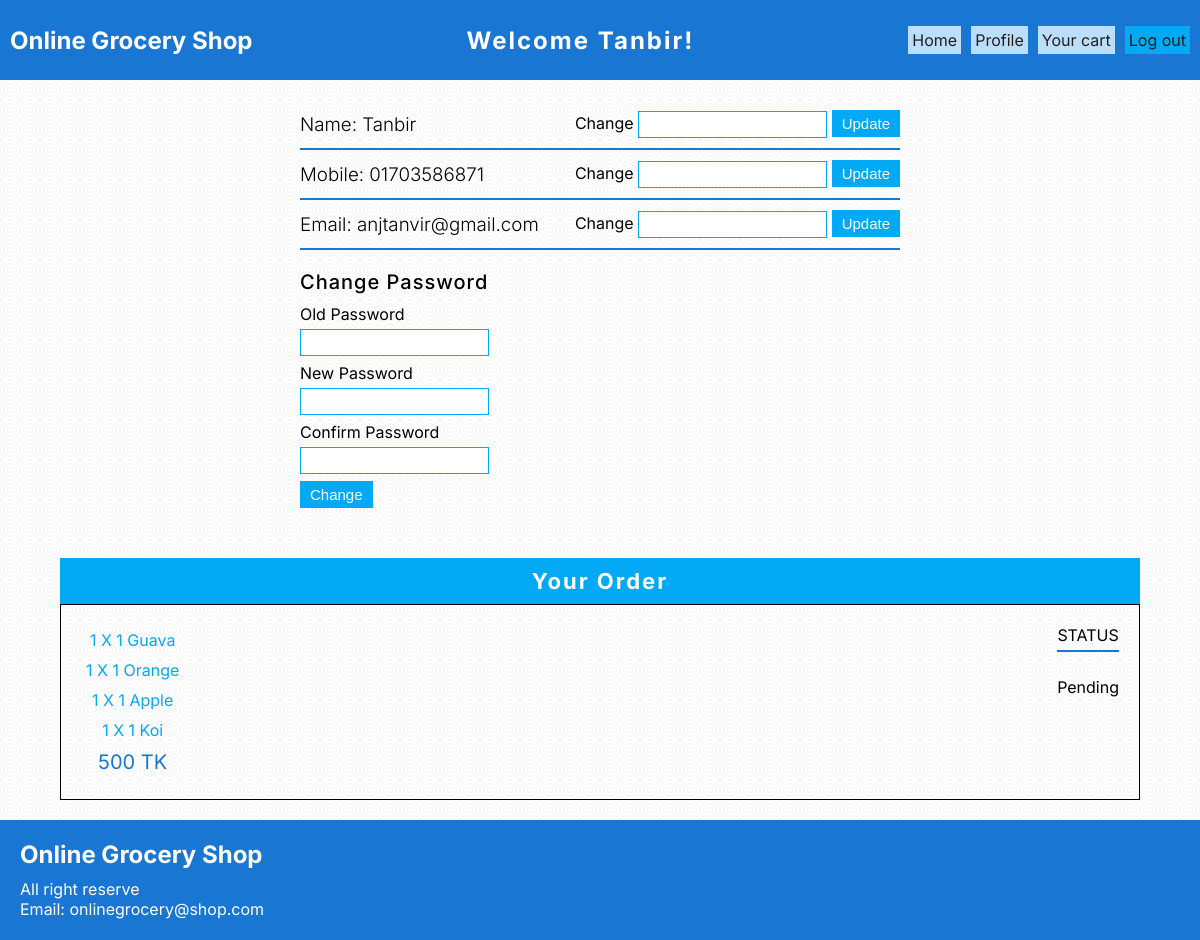
The app's page /profile.php (signed in) with its own data.
### tables this page shows
CREATE TABLE `user` (
  `user_id` int(11) NOT NULL,
  `user_name` varchar(255) NOT NULL,
  `user_phone` varchar(11) NOT NULL,
  `user_email` varchar(255) NOT NULL,
  `user_address` varchar(255) NOT NULL,
  `user_pwd` varchar(255) NOT NULL,
  `user_rule` varchar(255) NOT NULL DEFAULT 'user'
);

CREATE TABLE `orderdetails` (
  `cart_id` int(11) NOT NULL,
  `order_id` int(11) NOT NULL,
  `product_name` varchar(255) NOT NULL,
  `order_quantity` int(5) NOT NULL,
  `order_price` int(8) NOT NULL
);

CREATE TABLE `customerorder` (
  `order_id` int(11) NOT NULL,
  `user_id` int(11) NOT NULL,
  `order_date` date DEFAULT NULL,
  `order_phone` int(11) NOT NULL,
  `order_city` varchar(64) NOT NULL,
  `oder_details` varchar(255) NOT NULL,
  `order_status` varchar(50) NOT NULL,
  `order_price` int(11) NOT NULL
);

### class/db.class.php (called while the page is built)
<?php
class Db
{
    private $user = 'root';
    private $password = '';
    private $dsn = "mysql:host=localhost;dbname=testdb";
    public function connect()
    {
        try {
            $pdo = new PDO($this->dsn, $this->user, $this->password);
            $pdo->setAttribute(PDO::ATTR_DEFAULT_FETCH_MODE, PDO::FETCH_ASSOC);
            return $pdo;
        } catch (PDOException $e) {
            $error_message = $e->getMessage();
            echo $error_message;
        }
    }
}

### class/user.class.php (called while the page is built, shortened)
<?php
require_once "db.class.php";
class User extends Db
{
    public function getUser($email)
    {
        try {
            $sql = 'SELECT * FROM user where user_email = ?';
            $stmt = $this->connect()->prepare($sql);
            $stmt->execute([$email]);
            $result = $stmt->fetch(PDO::FETCH_ASSOC);
            $arr = array($result["user_id"], $result["user_name"], $result["user_phone"], $result["user_email"], $result["user_address"], $result["user_rule"]);
            return $arr;
        } catch (PDOException $e) {
            echo "Something went wrong!";
        }
    }
}

### class/order.class.php (called while the page is built, shortened)
<?php
require_once "db.class.php";
class Order extends Db
{
    public function getOrder($user_id)
    {
        try {
            $sql = "SELECT order_id from customerorder WHERE user_id = ?";
            $stmt = $this->connect()->prepare($sql);
            $stmt->execute([$user_id]);
            if ($result = $stmt->fetch()) {
                return $result['order_id'];
            } else {
                return -1;
            }
        } catch (PDOException $e) {
            echo $e->getMessage();
        }
    }
    public function getOrderDetails($user_id)
    {
        $result = array();
        try {
            $id = $this->getOrder($user_id);
            $sql = "SELECT * FROM orderdetails where order_id = ?";
            $stmt = $this->connect()->prepare($sql);
            $stmt->execute([$id]);
            $i = 0;
            while ($row = $stmt->fetch()) {
                $result[$i] = array($row['product_name'], $row['order_quantity'], $row['order_price']);
                $i++;
            }
            return $result;
        } catch (PDOException $e) {
            return $e->getMessage();
        }
    }
    public function getOrderInformation($userId)
    {
        try {
            $sql = "SELECT * FROM customerorder WHERE user_id = ?";
            $stmt = $this->connect()->prepare($sql);
            $stmt->execute([$userId]);
            while ($row = $stmt->fetch()) {
                $result = array($row['order_date'], $row['order_phone'], $row['order_city'], $row['oder_details'], $row['order_status'], $row['order_price']);
            }
            return $result;
        } catch (PDOException $e) {
            echo $e->getMessage();
        }
    }
}

### profile.php (the view, shortened to what this page needs)
<?php
require "includes/profile.inc.php";
?>
<!DOCTYPE html>
<html lang="en">
<head>
    <link rel="stylesheet" href="public/css/profile.css">
</head>
<body>
    <?php
    include "nav.php";
    ?>
    <main class="main">
        <form class="information" method="POST">
            <h3 class="information-para">Name: <span class="name"><?php echo $userName ?></span></h3>
            <div>
                <p style="display: inline;" class="c-para">Change</p>
                <input type="text" class="information-input" name="userName">
                <button type="submit" name="submit" class="information-btn">Update</button>
            </div>
        </form>
        <form class="information" method="POST">
            <h3 class="information-para">Mobile: <span class="name">0<?php echo $userNumber ?></span></h3>
            <div>
                <p style="display: inline;" class="c-para">Change</p>
                <input type="text" class="information-input" name="userPhone">
                <button type="submit" name="submit" class="information-btn">Update</button>
            </div>
        </form>
        <form class="information" method="POST">
            <h3 class="information-para">Email: <span class="email"><?php echo $userEmail ?></span></h3>
            <div>
                <p style="display: inline;" class="c-para">Change</p>
                <input type="text" class="information-input" name="userEmail">
                <button type="submit" name="submit" class="information-btn">Update</button>
            </div>
        </form>
        <h4 class="change-password">Change Password</h4>
        <form method="post" method="POST">
            <label for="old-password">Old Password</label>
            <input type="password" class="input-pass" name="old-password">
            <label for="new-password">New Password</label>
            <input type="password" class="input-pass" name="new-password">
            <label for="confirm-password">Confirm Password</label>
            <input type="password" class="input-pass" class="confirm-password">
            <button type="submit" class="pass-btn" name="submit">Change</button>
        </form>
    </main>
    <section class="order-section">
        <h3 class="order-heading">Your Order</h3>
        <div class="order">
            <?php
            getOrderInformation($userId);
            ?>
        </div>
    </section>
    <?php
    include "footer.php";
    ?>
</body>
</html>

### nav.php (shortened to what this page needs)
<nav class="nav">
    <h1 class="nav-header">Online Grocery Shop</h1>
    <?php
    if (isset($_SESSION['user'])) {
        echo '<h2 class="nav-user">' . 'Welcome ' . $_COOKIE['username'] . '!' . '</h2>';
    }
    ?>
    <ul class="nav-list">
        <li class="nav-link"><a href="<?php echo URL_ROOT ?>">Home</a></li>
        <?php
        if (isset($_SESSION['user'])) {
            echo '<li class="nav-link"><a href="' . URL_ROOT . '/profile.php">Profile</a></li>';
            echo '<li class="nav-link"><a href="' . URL_ROOT . '/cart.php">Your cart</a></li>';
            echo '<li class="nav-link"><a href="' . URL_ROOT . '/includes/logout.inc.php">Log out</a></li>';
        } else {
            echo '<li class="nav-link"><a href="' . URL_ROOT . '/login.php">Sign in</a></li>';
        }
        ?>
    </ul>
</nav>

### includes/profile.inc.php (shortened to what this page needs)
<?php
require_once $_SERVER['DOCUMENT_ROOT'] . '/' . PROJECT_NAME . "/class/user.class.php";
require_once $_SERVER['DOCUMENT_ROOT'] . '/' . PROJECT_NAME . "/class/order.class.php";
$user = new User();
$result = $user->getUser($_SESSION['user']);
$userName = $result[1];
$userNumber = $result[2];
$userEmail = $result[3];
function getOrderInformation($userId)
{
    $order = new Order();
    $results = $order->getOrderDetails($userId);
    if ($results) {
        $orderInformation = $order->getOrderInformation($userId);
        $orderPrice = $orderInformation[5];
        echo "<div class=\"order-information\">";
        foreach ($results as $result) {
            echo "<p class=\"o-information-para\">$result[1] X 1 $result[0]</p>";
        }
        echo "<p class=\"o-information-price\">$orderPrice<span class=\"price\"> TK</span></p></div>";
        echo "<div><p class=\"order-status-heading\">STATUS</p><p class=\"order-status\">Pending</p></div>";
    } else {
        echo "<div>You don't have any order!</div>";
    }
}

### footer.php
<footer>
    <h2 class="footer-heading">Online Grocery Shop</h2>
    <ul class="footer-u">
        <li class="footer-l">All right reserve</li>
        <li class="footer-l">Email: onlinegrocery@shop.com</li>
    </ul>
</footer>

### public/css/profile.css (style rules this page uses)
* { padding: 0; margin: 0; }
body { box-sizing: border-box; background-image: repeating-radial-gradient( circle at center center, transparent 0px, transparent 2px, rgba(0, 0, 0, 0.03) 2px, rgba(0, 0, 0, 0.03) 3px, transparent 3px, transparent 5px, rgba(0, 0, 0, 0.03) 5px, rgba(0, 0, 0, 0.03) 7px ), repeating-radial-gradient( circle at center center, rgb(255, 255, 255) 0px, rgb(255, 255, 255) 9px, rgb(255, 255, 255) 9px, rgb(255, 255, 255) 21px, rgb(255, 255, 255) 21px, rgb(255, 255, 255) 31px, rgb(255, 255, 255) 31px, rgb(255, 255, 255) 40px ); background-size: 20px 20px; font-family: "Inter", sans-serif; }
.nav { height: 80px; display: flex; justify-content: space-between; align-items: center; background-color: #1976d2; color: #212121; padding: 0px 10px; }
.nav-header { color: #ffffff; }
ul { list-style: none; display: flex; }
li > a { color: #212121; text-decoration: none; }
li:not(:last-child) { margin-right: 10px; }
.nav-link { background-color: #bbdefb; padding: 4px; }
.nav-user { color: #ffffff; letter-spacing: 2px; }
.nav-link:last-child { background-color: #03a9f4; padding: 4px; color: #212121; }
.main { width: 50%; margin: 0 auto; margin-top: 30px; }
.information { display: flex; justify-content: space-between; align-items: center; margin-bottom: 10px; border-bottom: 2px solid #1976d2; padding-bottom: 10px; }
.information-btn { background-color: #03a9f4; border: none; padding: 5px 10px; color: #ffffff; font-size: 15px; cursor: pointer; }
.information-input { border: 1px solid #03a9f4; padding: 5px; }
.information-para { font-weight: 300; }
.change-password { letter-spacing: 1px; font-weight: 500; font-size: 20px; margin: 20px 0 10px 0; }
.pass-btn { display: block; background-color: #03a9f4; border: none; padding: 5px 10px; color: #ffffff; font-size: 15px; cursor: pointer; }
label { display: block; padding-bottom: 5px; }
.input-pass { margin-bottom: 7px; border: 1px solid #03a9f4; padding: 5px; }
.order-section { width: 90%; margin: 0 auto; margin-top: 50px; }
.order-heading { letter-spacing: 2px; font-size: 22px; text-align: center; color: #ffffff; background-color: #03a9f4; padding: 10px; }
.order { border: 1px solid black; display: flex; justify-content: space-between; padding: 20px; }
.o-information-para, .o-information-price { padding: 5px; color: #03a9f4; text-align: center; }
.o-information-price { font-size: 20px; color: #1976d2; }
.o-information-heading, .order-status-heading { font-weight: 600px; text-align: center; border-bottom: 2px solid #1976d2; padding-bottom: 5px; }
.order-status { margin-top: 25px; }
footer { margin-top: 20px; height: 80px; background-color: #1976d2; color: white; padding: 20px; }
.footer-u { display: flex; flex-direction: column; }
.footer-heading { margin-bottom: 10px; }

### records on screen
user: user_name "Tanbir", user_phone "1703586871", user_email "anjtanvir@gmail.com"
orderdetails: result "1", product_name "Guava"
orderdetails: order_quantity "1", product_name "Orange"
orderdetails: order_quantity "1", product_name "Apple"
orderdetails: order_quantity "1", product_name "Koi"
customerorder: order_price "500"

### other values on screen
$_COOKIE['username'] "Tanbir"
